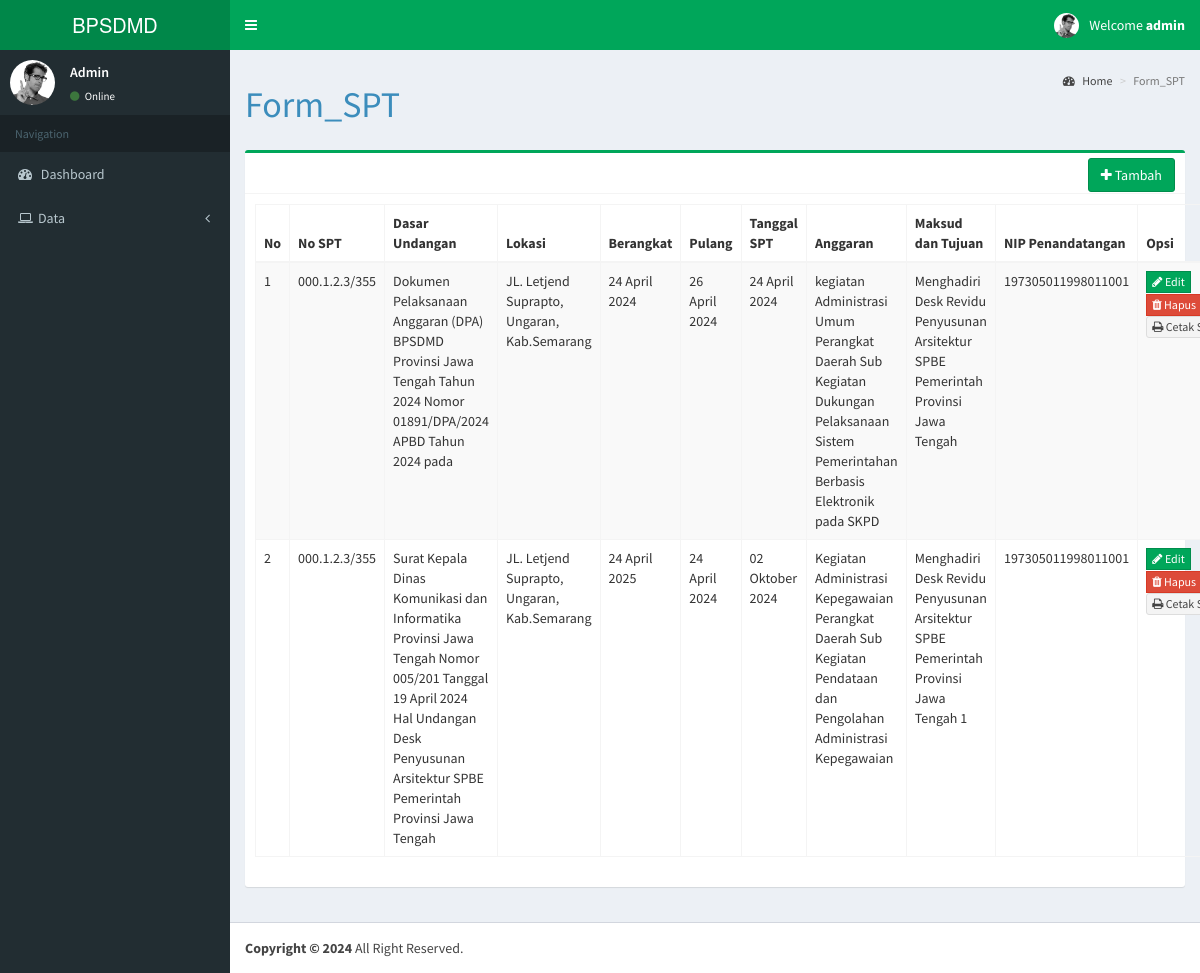
/form_spt.php (signed in), run on an earlier commit of the app's database.
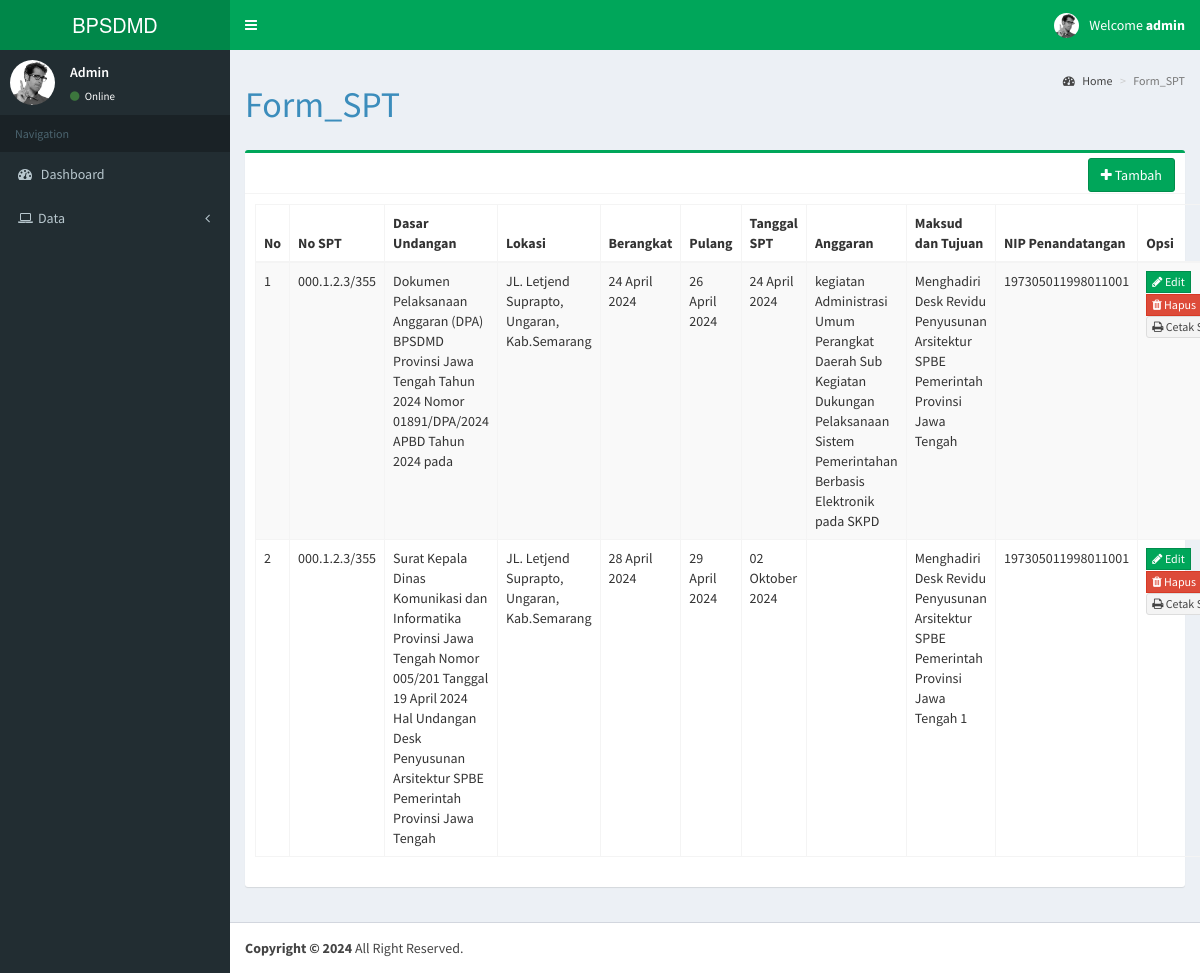
And on a later commit of the database.
### tables this page shows
CREATE TABLE `form_spt` (
  `id_spt` int(11) NOT NULL,
  `no_spt` varchar(50) NOT NULL,
  `dasar_undangan` varchar(255) NOT NULL,
  `lokasi` varchar(255) NOT NULL,
  `tgl_kegiatan` date NOT NULL,
  `tgl_pulang` date NOT NULL,
  `tgl_spt` date NOT NULL,
  `anggaran` varchar(255) NOT NULL,
  `maksud_tujuan` varchar(250) NOT NULL,
  `NIP_penandatangan` varchar(255) NOT NULL,
  `nama` varchar(255) NOT NULL,
  `NIP` varchar(255) NOT NULL,
  `pangkat` varchar(255) NOT NULL,
  `jabatan` varchar(255) NOT NULL,
  `opsi` varchar(50) NOT NULL
);

### form_spt.php (the view, shortened to what this page needs)
<?php
include 'template/header_admin.php';
include 'koneksidb.php';
?>
<div class="content-wrapper">
  <section class="content-header">
    <h1>Form_SPT
    </h1>
    <ol class="breadcrumb">
      <li><a href="index.php"><i class="fa fa-dashboard"></i> Home</a></li>
      <li class="active">Form_SPT</li>
    </ol>
  </section>
  <section class="content">
    <div class="row">
      <div class="col-sm-12">
        <div class="box box-success">
          <div class="box-header with-border">
            <div class="box-tools pull-left">
              <a href="#" class="btn btn-success" data-toggle="modal" data-target="#tambahproduk"><i
                  class="fa fa-plus"></i> Tambah</a>
            </div>
          </div>
          <div class="box-body">
            <div class="table-responsive22">
              <table id="datatable" class="table table-bordered table-striped">
                <thead>
                  <tr>
                    <th>No</th>
                    <th>No SPT</th>
                    <th>Dasar Undangan</th>
                    <th>Lokasi</th>
                    <th>Berangkat</th>
                    <th>Pulang</th>
                    <th>Tanggal SPT</th>
                    <th>Anggaran</th>
                    <th>Maksud dan Tujuan</th>
                    <th>NIP Penandatangan</th>
                    <th>Opsi</th>
                  </tr>
                </thead>
                <tbody>
                  <?php
                  function tgl_indo($tanggal)
                  {
                    $bulan = array(
                      1 => 'Januari',
                      'Februari',
                      'Maret',
                      'April',
                      'Mei',
                      'Juni',
                      'Juli',
                      'Agustus',
                      'September',
                      'Oktober',
                      'November',
                      'Desember'
                    );
                    $pecahkan = explode('-', $tanggal);
                    return $pecahkan[2] . ' ' . $bulan[(int) $pecahkan[1]] . ' ' . $pecahkan[0];
                  }
                  $no = 1;
                  $queryview = mysqli_query($koneksi, "SELECT * FROM form_spt");
                  while ($row = mysqli_fetch_assoc($queryview)) {
                    ?>
                    <tr>
                      <td><?php echo $no++; ?></td>
                      <td><?php echo $row['no_spt']; ?></td>
                      <td><?php echo $row['dasar_undangan']; ?></td>
                      <td><?php echo $row['lokasi']; ?></td>
                      <td><?php echo tgl_indo($row['tgl_kegiatan']); ?></td>
                      <td><?php echo tgl_indo($row['tgl_pulang']); ?></td>
                      <td><?php echo tgl_indo($row['tgl_spt']); ?></td>
                      <td><?php echo $row['anggaran']; ?></td>
                      <td><?php echo $row['maksud_tujuan']; ?></td>
                      <td><?php echo $row['NIP_penandatangan']; ?></td>
                      <td>
                        <a href="#" class="btn btn-success btn-flat btn-xs" data-toggle="modal"
                          data-target="#updateproduk<?php echo $no; ?>"><i class="fa fa-pencil"></i> Edit</a>
                        <a href="#" class="btn btn-danger btn-flat btn-xs" data-toggle="modal"
                          data-target="#deleteproduk<?php echo $no; ?>"><i class="fa fa-trash"></i> Hapus</a>
                        <a target="_blank" href="cetakform_dinamis.php?id=<?php echo $row['id_spt'] ?>" data="_blank"><button
                            class="btn btn-default btn-xs" data="_blank"><i class="fa fa-print"></i> Cetak
                            SPT</button></a>
                      </td>
                    </tr>
                    <?php
                  }
                  ?>
                </tbody>
              </table>
            </div>
          </div>
        </div>
      </div>
    </div>
  </section>
</div>
<?php include 'template/footer.php'; ?>

What changed in the data, as far as the page shows it:
changed form_spt: tgl_kegiatan "24 April 2025" → "28 April 2024"; tgl_pulang "24 April 2024" → "29 April 2024"; anggaran "Kegiatan Administrasi Kepegawaian Perangkat Daerah Sub Kegiatan Pendataan dan Pengolahan Administrasi Kepegawaian" → (not shown)
